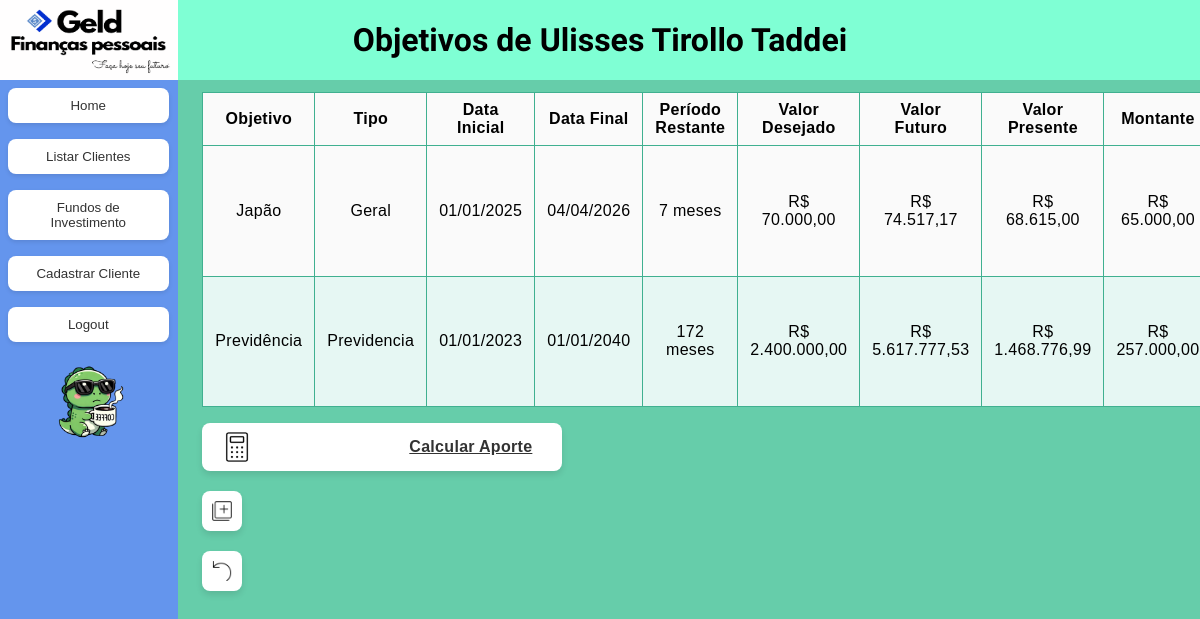
/cliente/1/listar_objetivos (signed in), run on the app's committed database.
### app/models/geld_models.py (models this page shows)
class Cliente(Base):
    __tablename__ = 'clientes'
    id = Column(Integer, primary_key = True)
    nome = Column(String, nullable = False)
    nascimento = Column(DateTime, nullable = False)
    cep = Column(Integer)
    endereco = Column(String)
    escolaridade = Column(String)
    cpf = Column(String(11), nullable = False, unique = True)
    email = Column(String, nullable = False, unique = True)
    telefone = Column(String, nullable = False)
    banco = Column(Enum(BancoEnum), nullable = False)
    status = Column(Enum(StatusEnum), nullable = False)
    objetivos = relationship("Objetivo", back_populates = "cliente", cascade = "all, delete-orphan")
    posicoes_fundo = relationship("PosicaoFundo", back_populates="cliente", cascade="all, delete-orphan")
    transacoes = relationship("Transacao", back_populates="cliente", cascade="all, delete-orphan")

class Objetivo(Base):
    __tablename__ = 'objetivos'
    id = Column(Integer, primary_key = True)
    cliente_id = Column(Integer, ForeignKey('clientes.id'), nullable = False)
    nome_objetivo = Column(String, nullable =False)
    tipo_objetivo = Column(Enum(TipoObjetivoEnum), nullable=False, default=TipoObjetivoEnum.geral)
    valor_final = Column(Numeric(15,2), nullable = False)
    valor_real = Column(Numeric(15,2), nullable = False)
    valor_inicial = Column(Numeric(15,2), nullable = False)
    data_inicial = Column(DateTime, nullable = False)
    data_final = Column(DateTime, nullable = False)
    @property
    def duracao_meses(self):
        data_atual = datetime.now()
        return (self.data_final.year - data_atual.year) * 12 + (self.data_final.month - data_atual.month)
    cliente = relationship("Cliente", back_populates = "objetivos")

class IndicadoresEconomicos(Base):
    __tablename__ = 'indicadores_economicos'
    id = Column(Integer, primary_key=True)
    ipca = Column(Float)
    ipca_mes = Column(Float, default=0)
    data_atualizacao = Column(DateTime, default=datetime.now)

### app/routes/objetivo.py (the view, shortened to what this page needs)
@objetivo_bp.route('/cliente/<int:cliente_id>/listar_objetivos')
@login_required
def listar_objetivos(cliente_id):
    try:
        db = create_session()
        global_service = GlobalServices(db)
        cliente = global_service.get_by_id(Cliente, cliente_id)
        if not cliente:
            flash('Cliente não encontrado')
            return redirect(url_for('cliente.listar_clientes'))
        objetivos = db.query(Objetivo).filter(Objetivo.cliente_id == cliente_id).all()
        ipca_mes = db.query(IndicadoresEconomicos.ipca_mes).order_by(IndicadoresEconomicos.data_atualizacao.desc()).scalar() or 0
        calcular_aporte = request.args.get('calcular', 'false') == 'true'
        calculo_aportes = None
        return render_template('objetivo/listar_objetivos.html',
                              objetivos=objetivos,
                              cliente=cliente,
                              ipca_mes=ipca_mes,
                              calculo_aportes=calculo_aportes,
                              mostrar_calculo=calcular_aporte)
    except Exception as e:
        import traceback
        traceback.print_exc()
        flash(f'Erro ao listar objetivos: {str(e)}')
        return redirect(url_for('cliente.area_cliente', cliente_id=cliente_id))
    finally:
        if 'db' in locals() and db:
            db.close()

### app/models/geld_models.py (called while the page is built)
def create_session():
    engine = create_engine(DATABASE_URL)
    Session = sessionmaker(bind = engine)
    return Session()

### app/services/global_services.py (called while the page is built)
def login_required(f):
    @wraps(f)
    def decorated_function(*args, **kwargs):
        if 'logged_in' not in session:
            return redirect(url_for('auth.login'))
        return f(*args, **kwargs)
    return decorated_function

    def get_by_id(self, model_class: Type[class_set], instance_id: int)-> Optional[class_set]:
        try:
            return self.db.query(model_class).filter(model_class.id == instance_id).first()
        except Exception as e:
            raise e

### app/templates/objetivo/listar_objetivos.html (shortened to what this page needs)
{% extends "base.html" %}
{% block header %}Objetivos de {{cliente.nome}} {% endblock %}
{% block content %}
<div class="center">
    <table class="table">
        <thead>
            <tr>
                <th>Objetivo</th>
                <th>Tipo</th>
                <th>Data Inicial</th>
                <th>Data Final</th>
                <th>Período Restante</th>
                <th>Valor Desejado</th>
                <th class="tooltip" data-tooltip="Valor Desejado aplicado inflação no final do período">Valor Futuro</th>
                <th class="tooltip" data-tooltip="Valor necessário atualmente para atingir o objetivo com IPCA+3,5%">Valor Presente</th>
                <th>Montante</th>
            </tr>
        </thead>
        <tbody>
            {% for objetivo in objetivos %}
            <tr>
                <td>{{ objetivo.nome_objetivo }}</td>
                <td><span class="badge-tipo-objetivo {{ 'badge-previdencia' if objetivo.tipo_objetivo.value == 'previdencia' else 'badge-geral' }}">
                 {{ objetivo.tipo_objetivo.value.title() }}</span>
                </td>
                <td>{{ objetivo.data_inicial.strftime('%d/%m/%Y')  }}</td>
                <td>{{ objetivo.data_final.strftime('%d/%m/%Y') }}</td>
                <td>{{ objetivo.duracao_meses}} meses</td>
                <td>R$ {{ '{:,.2f}'.format(objetivo.valor_final).replace(',', ' ').replace('.', ',').replace(' ', '.') }} </td>
                <td>R$ {{ '{:,.2f}'.format(objetivo.valor_final|float * ((1+ipca_mes/100)**((objetivo.data_final.year - objetivo.data_inicial.year) * 12 + (objetivo.data_final.month - objetivo.data_inicial.month)))).replace(',', ' ').replace('.', ',').replace(' ', '.') }}</td>
                <td>
                    {% set valor_futuro_corrigido = objetivo.valor_final|float * ((1+ipca_mes/100)**objetivo.duracao_meses) %}
                    {% set taxa_anual_adicional = 3.5 %}
                    {% set taxa_mensal = ipca_mes/100 + ((1 + taxa_anual_adicional/100) ** (1/12)) - 1 %}
                    {% if taxa_mensal == 0 %}
                        {% set valor_presente_necessario = valor_futuro_corrigido %}
                    {% else %}
                        {% set valor_presente_necessario = valor_futuro_corrigido / ((1 + taxa_mensal) ** objetivo.duracao_meses) %}
                    {% endif %}
                    R$ {{ '{:,.2f}'.format(valor_presente_necessario).replace(',', ' ').replace('.', ',').replace(' ', '.') }}
                </td>
                <td>R$ {{ '{:,.2f}'.format(objetivo.valor_real).replace(',', ' ').replace('.', ',').replace(' ', '.') }}</td>
            </tr>
            {% endfor %}
        </tbody>
    </table>
    <div class="class_func">
        {% if mostrar_calculo is defined and mostrar_calculo %}
        <p><small>Taxa IPCA + 3,5% ao ano</small></p>
        {% else %}
        <a href="{{ url_for('objetivo.listar_objetivos', cliente_id=cliente.id, calcular='true') }}" class="bigBtn">
            Calcular Aporte<img src="{{ url_for('static', filename='icons/calculadora.png') }}" class="btn-icon">
        </a>
        {% endif %}
    </div>
    <div style="margin-top: 20px;">
        <button title="Adicionar" class="smlBtn" onclick="window.location.href='{{ url_for('objetivo.add_objetivo', cliente_id=cliente.id) }}'">
            <img src="{{ url_for('static', filename='icons/add.png') }}" class="sml-btn-icon">
        </button>
        <button title="Voltar" class="smlBtn" onclick="window.location.href='{{ url_for('cliente.area_cliente', cliente_id=cliente.id) }}'">
            <img src="{{ url_for('static', filename='icons/back.png') }}" class="sml-btn-icon">
        </button>
    </div>
</div>
{% endblock %}

### app/static/styles.css (style rules this page uses)
.center { background-color: mediumaquamarine; position: fixed; padding-left: 2%; padding-top: 1%; top: 10%; left: calc(10vh * (903 / 405)); width: calc(100% - (10vh * (903 / 405))); height: 90%; overflow-y: scroll; font-family: 'Poppins', sans-serif; letter-spacing: 0.3px; box-sizing: border-box; }
.table { background-color: mediumaquamarine; border-collapse: collapse; text-align: left; width: 90%; }
.table tr:nth-child(odd) { background-color: #fafafa; }
.table tr:nth-child(even) { background-color: #e6f7f3; }
.table td, .table th { padding: 8px 12px; border: 1px solid #40b090; text-align: center; }
.smlBtn { background-color: #ffffff; border: none; border-radius: 8px; padding: 5px 10px; width: 40px; color: #333; font-weight: 600; font-size: 16px; transition: all 0.3s ease; box-shadow: 0 4px 6px rgba(0,0,0,0.1); text-align: right; position: relative; margin-bottom: 2%; display:flow-root; height: 40px; }
.bigBtn { background-color: #ffffff; border: none; border-radius: 8px; padding: 15px 30px; width: 300px; color: #333; font-weight: 600; font-size: 16px; transition: all 0.3s ease; box-shadow: 0 4px 6px rgba(0,0,0,0.1); text-align: right; position: relative; margin-bottom: 2%; display:flow-root; }
.btn-icon { position: absolute; left: 20px; top: 50%; transform: translateY(-50%); width: 30px; height: 30px; object-fit: contain; }
.sml-btn-icon { position:absolute; transform: translateY(-50%); width: 30px; height: 30px; object-fit: contain; }
img { max-width: 50%; height: auto; display: block; margin-left: auto; margin-right: auto; }
.tooltip { position: relative; cursor: help; }
.tooltip::after { content: attr(data-tooltip); position: absolute; top: 0; left: 0; width: 100%; height: 100%; background-color: rgba(0, 0, 0, 0.9); color: white; display: flex; align-items: center; justify-content: center; font-size: 11px; font-weight: normal; text-align: center; opacity: 0; transition: opacity 0.3s; pointer-events: none; z-index: 1000; border-radius: 4px; }

### data on the page
Cliente: nome "Ulisses Tirollo Taddei"
Objetivo: nome_objetivo "Japão", tipo_objetivo.value "Geral", data_inicial "01/01/2025", data_final "04/04/2026", duracao_meses "7", valor_final "70.000,00", valor_final+data_final+data_inicial "74.517,17", value "68.615,00", valor_real "65.000,00"
Objetivo: nome_objetivo "Previdência", tipo_objetivo.value "Previdencia", data_inicial "01/01/2023", data_final "01/01/2040", duracao_meses "172", valor_final "2.400.000,00", valor_final+data_final+data_inicial "5.617.777,53", value "1.468.776,99", valor_real "257.000,00"
